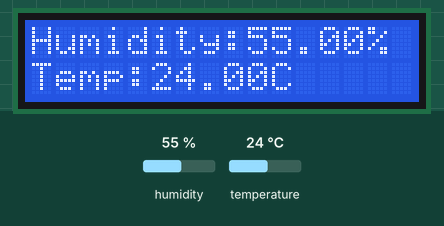
Recording of a sketch running on a simulated ESP8266 (NodeMCU). Parts: 16×2 character LCD. The inputs (shaded band) are chosen by the test bench; at power-on: humidity 55 %, temperature 24 °C. What the sketch prints to the serial monitor is not drawn.

Above: at 1.2 s.
1.3 s: humidity set to 22 %
At 3.7 s:
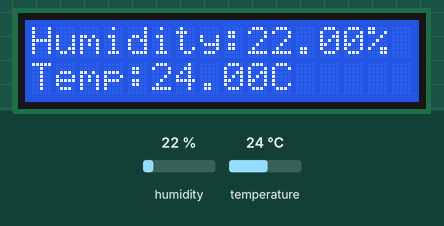
7.5 s: temperature set to 12 °C
At 9.8 s:
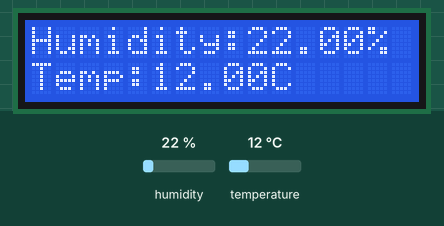
10.4 s: humidity set to 40 %
At 11.8 s:
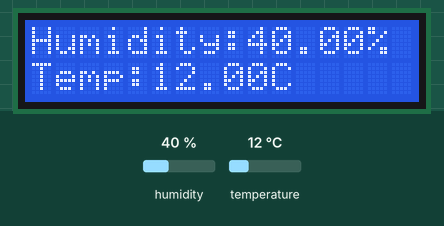
16.6 s: temperature set to 19 °C
At 17.9 s:
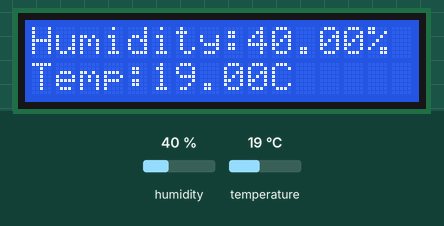
Timing chart, 0 to 19.6 s (numbered marks = the images above; inputs shaded):
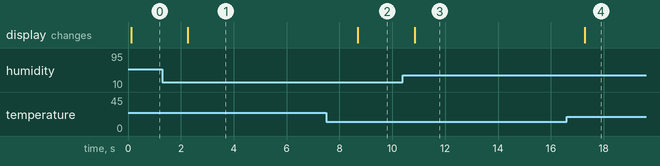

The sketch:

DHT11.ino
```cpp
#include <DHT.h>
#include <LiquidCrystal_I2C.h>
LiquidCrystal_I2C lcd(0x3F, 16, 2);

#define DHTPIN D2     // what digital pin we're connected to D4
#define DHTTYPE DHT11   // DHT 22  (AM2302), AM2321
DHT dht(DHTPIN, DHTTYPE);

  void setup()  {
      lcd.begin(D3, D4);
  lcd.backlight();
    Serial.begin(115200);
  }

  void loop()  {
  // Reading temperature or humidity takes about 250 milliseconds!
  // Sensor readings may also be up to 2 seconds 'old' (its a very slow sensor)
  float h = dht.readHumidity();
  // Read temperature as Celsius
  float t = dht.readTemperature();

  lcd.clear();

  // Check if any reads failed and exit early (to try again).
  if (isnan(h) || isnan(t)) {
    Serial.println("Failed to read from DHT sensor!");
    lcd.home();
    lcd.print("Failed to read from DHT sensor!");
    return;
  }

  // show in serial monitor
  Serial.print("Humidity: ");
  Serial.print(h);
  Serial.print(" %\t");
  Serial.print("Temperature: ");
  Serial.print(t);
  Serial.print(" *C \n");
  lcd.home();
  lcd.print("Humidity:");
  lcd.print(h);
  lcd.print("%");
  lcd.setCursor(0, 1);
  lcd.print("Temp:");
  lcd.print(t);
  lcd.print("C");
  delay(500);
  }
```

Measured:
- after the input at 1.3 s, the display: changes after 0.96 s (image 1)
- after the input at 7.5 s, the display: changes after 1.2 s (image 2)
- after the input at 10.4 s, the display: changes after 0.44 s (image 3)
- after the input at 16.6 s, the display: changes after 0.67 s (image 4)
